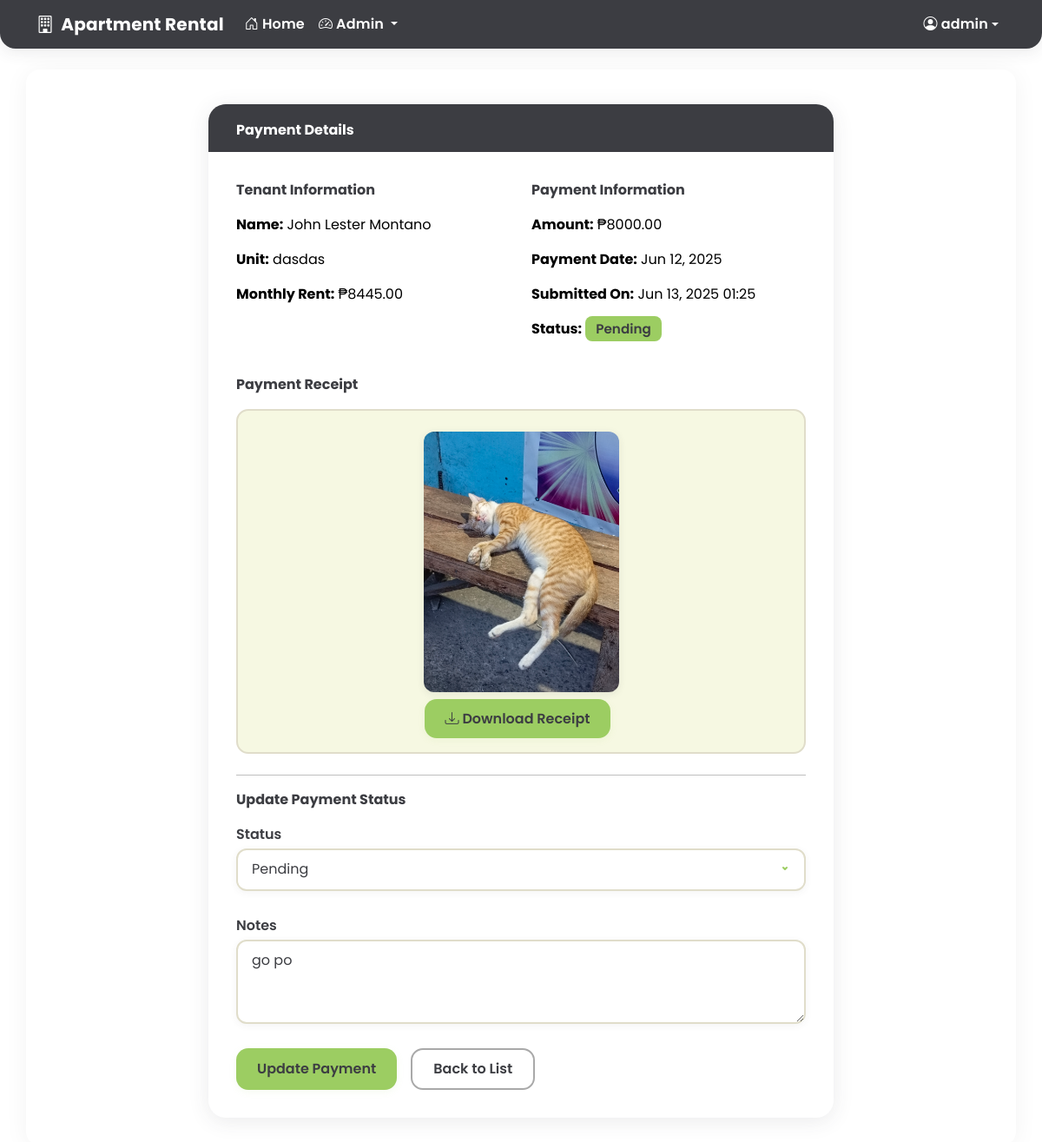
Page /dashboard/admin/payments/3/ (signed in) on the committed database.
### core/models.py (models this page shows, shortened)
class User(AbstractUser):
    CLIENT = 1
    TENANT = 2
    ADMIN = 3
    ROLE_CHOICES = (
        (CLIENT, 'Client'),
        (TENANT, 'Tenant'),
        (ADMIN, 'Admin'),
    )
    role = models.PositiveSmallIntegerField(choices=ROLE_CHOICES, default=CLIENT)
    phone_number = models.CharField(max_length=20, blank=True, null=True)
    facebook_account = models.URLField(blank=True, null=True)
    address = models.TextField(blank=True, null=True)
    occupation = models.CharField(max_length=100, blank=True, null=True)
    profile_picture = models.ImageField(upload_to='profile_pics/', blank=True, null=True)

class Payment(models.Model):
    PENDING = 1
    APPROVED = 2
    REJECTED = 3
    STATUS_CHOICES = (
        (PENDING, 'Pending'),
        (APPROVED, 'Approved'),
        (REJECTED, 'Rejected'),
    )
    lease = models.ForeignKey(Lease, on_delete=models.CASCADE)
    amount = models.DecimalField(max_digits=10, decimal_places=2)
    payment_date = models.DateField()
    receipt = models.FileField(upload_to='receipts/', blank=True, null=True)
    status = models.PositiveSmallIntegerField(choices=STATUS_CHOICES, default=PENDING)
    notes = models.TextField(blank=True, null=True)
    created_at = models.DateTimeField(auto_now_add=True)
    updated_at = models.DateTimeField(auto_now=True)

class Lease(models.Model):
    tenant = models.ForeignKey(User, on_delete=models.CASCADE)
    unit = models.ForeignKey(Unit, on_delete=models.CASCADE)
    start_date = models.DateField()
    end_date = models.DateField(blank=True, null=True)
    monthly_rent = models.DecimalField(max_digits=10, decimal_places=2)
    is_active = models.BooleanField(default=True)
    created_at = models.DateTimeField(auto_now_add=True)
    updated_at = models.DateTimeField(auto_now=True)

class Unit(models.Model):
    AVAILABLE = 1
    OCCUPIED = 2
    STATUS_CHOICES = (
        (AVAILABLE, 'Available'),
        (OCCUPIED, 'Occupied'),
    )
    name = models.CharField(max_length=100)
    description = models.TextField()
    monthly_price = models.DecimalField(max_digits=10, decimal_places=2)
    location = models.CharField(max_length=200)
    payment_inclusions = models.TextField()
    house_rules = models.TextField()
    status = models.PositiveSmallIntegerField(choices=STATUS_CHOICES, default=AVAILABLE)
    main_image = models.ImageField(upload_to='units/')
    created_at = models.DateTimeField(auto_now_add=True)
    updated_at = models.DateTimeField(auto_now=True)

### core/views.py (the view)
    def wrapper(request, *args, **kwargs):
        if not (request.user.is_superuser or request.user.role == User.ADMIN):
            messages.error(request, 'You are not authorized to access this page.')
            return redirect('dashboard')
        return view_func(request, *args, **kwargs)

### core/views.py (called while the page is built, shortened)
def admin_required(view_func):
    def wrapper(request, *args, **kwargs):
        if not (request.user.is_superuser or request.user.role == User.ADMIN):
            messages.error(request, 'You are not authorized to access this page.')
            return redirect('dashboard')
        return view_func(request, *args, **kwargs)
    return wrapper

@login_required
@admin_required
def admin_payment_detail(request, pk):
    payment = get_object_or_404(Payment, pk=pk)
    return render(request, 'admin_panel/payment_detail.html', {'payment': payment})

### templates/admin_panel/payment_detail.html (shortened to what this page needs)
{% extends 'base.html' %}
{% block content %}
<div class="container payment-detail-container">
    <div class="row">
        <div class="col-lg-8 mx-auto">
            <div class="payment-detail-card">
                <div class="payment-detail-header">
                    <h6>Payment Details</h6>
                </div>
                <div class="payment-detail-body">
                    <div class="mb-4 d-flex flex-wrap gap-4">
                        <div style="flex:1 1 250px; min-width:220px;">
                            <div class="payment-detail-section-title">Tenant Information</div>
                            <p><strong>Name:</strong> {{ payment.lease.tenant.get_full_name }}</p>
                            <p><strong>Unit:</strong> {{ payment.lease.unit.name }}</p>
                            <p><strong>Monthly Rent:</strong> ₱{{ payment.lease.monthly_rent }}</p>
                        </div>
                        <div style="flex:1 1 250px; min-width:220px;">
                            <div class="payment-detail-section-title">Payment Information</div>
                            <p><strong>Amount:</strong> ₱{{ payment.amount }}</p>
                            <p><strong>Payment Date:</strong> {{ payment.payment_date|date:"M d, Y" }}</p>
                            <p><strong>Submitted On:</strong> {{ payment.created_at|date:"M d, Y H:i" }}</p>
                            <p><strong>Status:</strong>
                                <span class="payment-detail-badge
                                    {% if payment.status == payment.APPROVED %}payment-detail-badge-success
                                    {% elif payment.status == payment.REJECTED %}payment-detail-badge-danger
                                    {% else %}payment-detail-badge-warning{% endif %}">
                                    {{ payment.get_status_display }}
                                </span>
                            </p>
                        </div>
                    </div>
                    {% if payment.receipt %}
                    <div class="mb-4">
                        <div class="payment-detail-section-title">Payment Receipt</div>
                        <div class="border p-3 text-center">
                            <img src="{{ payment.receipt.url }}" class="payment-detail-img">
                            <div class="mt-2">
                                <a href="{{ payment.receipt.url }}" class="payment-detail-btn btn btn-sm" download>
                                    <i class="bi bi-download"></i> Download Receipt
                                </a>
                            </div>
                        </div>
                    </div>
                    {% endif %}
                    <hr>
                    <div class="payment-detail-section-title mb-3">Update Payment Status</div>
                    <form method="post">
                        <div class="payment-detail-form-group">
                            <label for="status" class="payment-detail-form-label">Status</label>
                            <select id="status" name="status" required>
                                <option value="{{ payment.PENDING }}" {% if payment.status == payment.PENDING %}selected{% endif %}>Pending</option>
                            </select>
                        </div>
                        <div class="payment-detail-form-group">
                            <label for="notes" class="payment-detail-form-label">Notes</label>
                            <textarea id="notes" name="notes" rows="3">{{ payment.notes|default:'' }}</textarea>
                        </div>
                        <div class="d-flex gap-2 justify-content-start">
                            <button type="submit" class="payment-detail-btn">Update Payment</button>
                            <a href="{% url 'admin_payments' %}" class="payment-detail-btn-secondary">Back to List</a>
                        </div>
                    </form>
                </div>
            </div>
        </div>
    </div>
</div>
{% endblock %}

### templates/partials/_navbar.html (shortened to what this page needs)
<nav class="navbar navbar-expand-lg navbar-charcoal">
    <div class="container">
        <a class="navbar-brand fw-bold d-flex align-items-center" href="{% url 'home' %}">
            <i class="bi bi-building me-2"></i>Apartment Rental
        </a>
        <div class="collapse navbar-collapse" id="navbarNav">
            <ul class="navbar-nav me-auto">
                <li class="nav-item">
                    <a class="nav-link" href="{% url 'home' %}">
                        <i class="bi bi-house-door me-1"></i>Home
                    </a>
                </li>
                {% if user.is_authenticated %}
                    {% if user.role == user.ADMIN or user.is_superuser %}
                        <li class="nav-item dropdown">
                            <a class="nav-link dropdown-toggle" href="#" id="adminDropdown" role="button" data-bs-toggle="dropdown">
                                <i class="bi bi-speedometer2 me-1"></i>Admin
                            </a>
                        </li>
                    {% endif %}
                {% endif %}
            </ul>
            <ul class="navbar-nav">
                {% if user.is_authenticated %}
                    <li class="nav-item dropdown">
                        <a class="nav-link dropdown-toggle d-flex align-items-center" href="#" id="userDropdown" role="button" data-bs-toggle="dropdown">
                            <i class="bi bi-person-circle me-1"></i>
                            <span class="d-none d-lg-inline">{{ user.username|truncatechars:12 }}</span>
                        </a>
                    </li>
                {% endif %}
            </ul>
        </div>
    </div>
</nav>

### static/css/style.css (style rules this page uses)
:root { --charcoal: #3C3D42; --kiwi-green: #9CCD62; --soft-cream: #F6F8E2; --sage-beige: #E0DDCA; --cloud-white: #FFFFFF; --error-red: #D9534F; --sky-blue: #5BC0DE; --success-olive: #6BA539; --neutral-gray: #A9A9A9; }
body { background-color: #f8f9fa; }
input[type="text"], input[type="email"], input[type="password"], input[type="number"], input[type="file"], input[type="date"], input[type="datetime-local"], input[type="time"], input[type="url"], input[type="search"], select, textarea { font-family: 'Poppins', Arial, sans-serif; background: var(--cloud-white); color: var(--charcoal); border: 2px solid var(--sage-beige); border-radius: 12px; padding: 0.65rem 1rem; font-size: 1rem; box-shadow: 0 2px 8px 0 rgba(60, 61, 66, 0.06); transition: border 0.2s, box-shadow 0.2s; outline: none; margin-bottom: 0.5rem; }
select { appearance: none; -webkit-appearance: none; -moz-appearance: none; background-repeat: no-repeat; background-position: right 0.75rem center; background-size: 1.25em; }
label { font-family: 'Poppins', Arial, sans-serif; color: var(--charcoal); font-weight: 500; margin-bottom: 0.25rem; }
a { text-decoration: none; }
.btn { border-radius: 0.35rem; padding: 0.5rem 1rem; }

### templates/partials/_navbar.html (style rules this page uses)
.navbar-charcoal { background-color: var(--charcoal) !important; color: var(--cloud-white) !important; border-radius: 0 0 18px 18px; box-shadow: 0 4px 18px 0 rgba(60, 61, 66, 0.10); font-family: 'Poppins', Arial, sans-serif !important; padding-top: 0.5rem; padding-bottom: 0.5rem; }
.navbar-charcoal .navbar-brand, .navbar-charcoal .nav-link, .navbar-charcoal .bi { color: var(--cloud-white) !important; font-family: 'Poppins', Arial, sans-serif !important; font-weight: 600; letter-spacing: 0.01em; }

### templates/admin_panel/payment_detail.html (style rules this page uses)
.payment-detail-container { font-family: 'Poppins', Arial, sans-serif !important; margin-top: 2.5rem; }
.payment-detail-card { background: var(--cloud-white); border-radius: 20px; box-shadow: 0 4px 24px 0 rgba(60, 61, 66, 0.10); border: none; padding: 0; margin-bottom: 2rem; }
.payment-detail-header { background: var(--charcoal); color: var(--cloud-white); border-radius: 20px 20px 0 0; padding: 1.25rem 2rem 1rem 2rem; }
.payment-detail-header h6 { font-weight: 700; margin: 0; }
.payment-detail-body { padding: 2rem; }
.payment-detail-section-title { font-weight: 700; color: var(--charcoal); margin-bottom: 1rem; }
.payment-detail-badge { border-radius: 8px; font-size: 0.95rem; font-weight: 600; padding: 0.25rem 0.75rem; }
.payment-detail-badge-warning { background: var(--kiwi-green); color: var(--charcoal); }
.payment-detail-img { border-radius: 12px; box-shadow: 0 2px 8px 0 rgba(60, 61, 66, 0.10); max-height: 300px; object-fit: cover; margin-top: 0.5rem; }
.payment-detail-form-label { font-weight: 600; color: var(--charcoal); margin-bottom: 0.25rem; }
.payment-detail-form-group { display: flex; flex-direction: column; align-items: stretch; margin-bottom: 1.25rem; }
.payment-detail-btn { background: var(--kiwi-green); color: var(--charcoal); border-radius: 14px; font-weight: 600; border: none; box-shadow: 0 2px 8px 0 rgba(156, 205, 98, 0.10); padding: 0.65rem 1.5rem; font-size: 1rem; margin-bottom: 0; transition: background 0.2s, color 0.2s; margin-right: 0.5rem; }
.payment-detail-btn-secondary { background: var(--cloud-white); color: var(--charcoal); border-radius: 14px; font-weight: 600; border: 2px solid var(--neutral-gray); padding: 0.65rem 1.5rem; transition: border 0.2s, color 0.2s, background 0.2s; }
.border { border-radius: 14px !important; border: 2px solid var(--sage-beige) !important; background: var(--soft-cream); }

### rows in the picture
User: username "admin"
Payment: lease.tenant.get_full_name "John Lester Montano", lease.unit.name "dasdas", lease.monthly_rent "8445.00", amount "8000.00", payment_date "Jun 12, 2025", created_at "Jun 13, 2025 01:25", status "Pending", receipt (picture), notes "go po"
